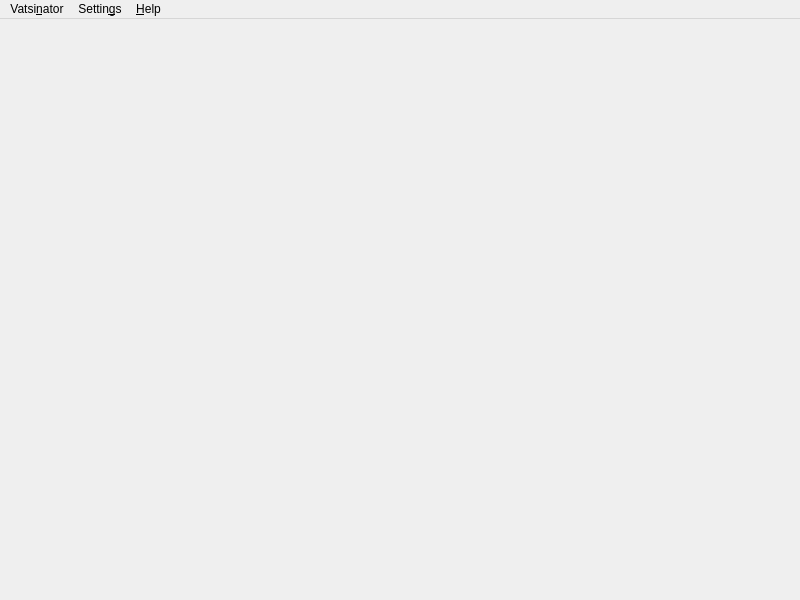
<?xml version="1.0" encoding="UTF-8"?>
<ui version="4.0">
 <class>VatsinatorWindow</class>
 <widget class="QMainWindow" name="VatsinatorWindow">
  <property name="geometry">
   <rect>
    <x>0</x>
    <y>0</y>
    <width>800</width>
    <height>600</height>
   </rect>
  </property>
  <property name="windowTitle">
   <string>Vatsinator</string>
  </property>
  <property name="windowIcon">
   <iconset resource="resources/icons.qrc">
    <normaloff>:/icons/vatsinator.png</normaloff>:/icons/vatsinator.png</iconset>
  </property>
  <widget class="QWidget" name="centralwidget">
   <layout class="QGridLayout" name="gridLayout">
    <property name="leftMargin">
     <number>0</number>
    </property>
    <property name="topMargin">
     <number>0</number>
    </property>
    <property name="rightMargin">
     <number>0</number>
    </property>
    <property name="bottomMargin">
     <number>0</number>
    </property>
    <item row="0" column="0">
     <widget class="Vatsinator::Widgets::MapWidget" name="map" native="true"/>
    </item>
   </layout>
  </widget>
  <widget class="QMenuBar" name="menubar">
   <property name="geometry">
    <rect>
     <x>0</x>
     <y>0</y>
     <width>800</width>
     <height>30</height>
    </rect>
   </property>
   <widget class="QMenu" name="menuVatsinator">
    <property name="title">
     <string>Vatsi&amp;nator</string>
    </property>
    <addaction name="actionMetars"/>
    <addaction name="actionRefresh"/>
    <addaction name="actionQuit"/>
   </widget>
   <widget class="QMenu" name="menuHelp">
    <property name="title">
     <string>&amp;Help</string>
    </property>
    <addaction name="actionAbout"/>
   </widget>
   <widget class="QMenu" name="menuSettings">
    <property name="title">
     <string>Settin&amp;gs</string>
    </property>
    <addaction name="actionSettings"/>
   </widget>
   <addaction name="menuVatsinator"/>
   <addaction name="menuSettings"/>
   <addaction name="menuHelp"/>
  </widget>
  <action name="actionRefresh">
   <property name="icon">
    <iconset theme="view-refresh">
     <normaloff>.</normaloff>.</iconset>
   </property>
   <property name="text">
    <string>&amp;Refresh</string>
   </property>
   <property name="shortcut">
    <string>F5</string>
   </property>
  </action>
  <action name="actionQuit">
   <property name="icon">
    <iconset theme="application-exit">
     <normaloff>.</normaloff>.</iconset>
   </property>
   <property name="text">
    <string>&amp;Quit</string>
   </property>
   <property name="shortcut">
    <string>Ctrl+Q</string>
   </property>
  </action>
  <action name="actionAbout">
   <property name="icon">
    <iconset resource="resources/icons.qrc">
     <normaloff>:/icons/vatsinator.png</normaloff>:/icons/vatsinator.png</iconset>
   </property>
   <property name="text">
    <string>&amp;About</string>
   </property>
  </action>
  <action name="actionSettings">
   <property name="text">
    <string>&amp;Settings</string>
   </property>
  </action>
  <action name="actionMetars">
   <property name="text">
    <string>&amp;METARs...</string>
   </property>
   <property name="shortcut">
    <string>Ctrl+M</string>
   </property>
  </action>
 </widget>
 <customwidgets>
  <customwidget>
   <class>Vatsinator::Widgets::MapWidget</class>
   <extends>QWidget</extends>
   <header location="global">widgets/mapwidget.h</header>
  </customwidget>
 </customwidgets>
 <resources>
  <include location="resources/icons.qrc"/>
 </resources>
 <connections>
  <connection>
   <sender>actionQuit</sender>
   <signal>triggered()</signal>
   <receiver>VatsinatorWindow</receiver>
   <slot>close()</slot>
   <hints>
    <hint type="sourcelabel">
     <x>-1</x>
     <y>-1</y>
    </hint>
    <hint type="destinationlabel">
     <x>399</x>
     <y>299</y>
    </hint>
   </hints>
  </connection>
 </connections>
</ui>
